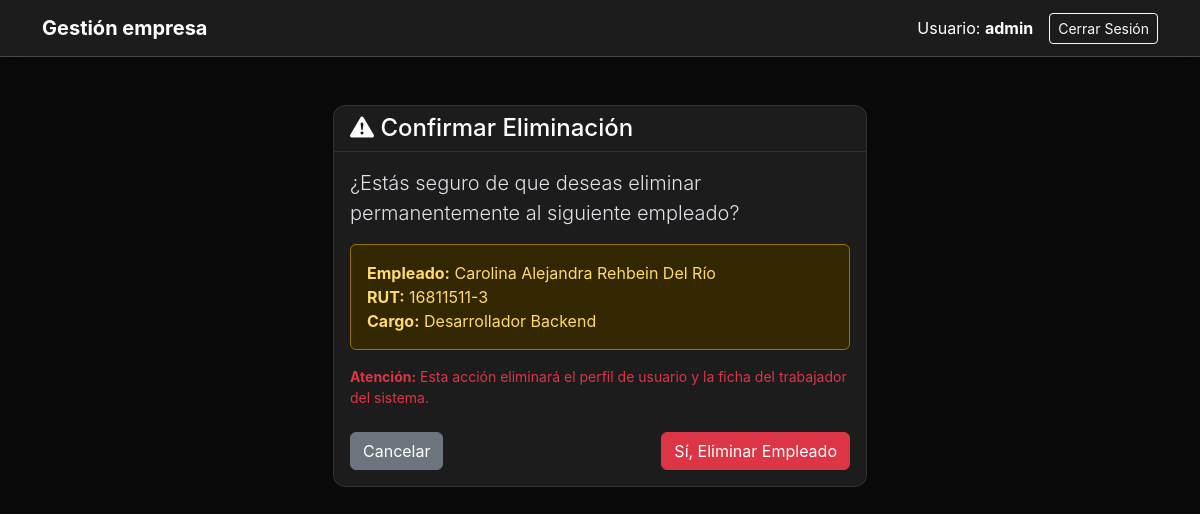
The app's page /personal/empleados/4/eliminar/ (signed in), older data.
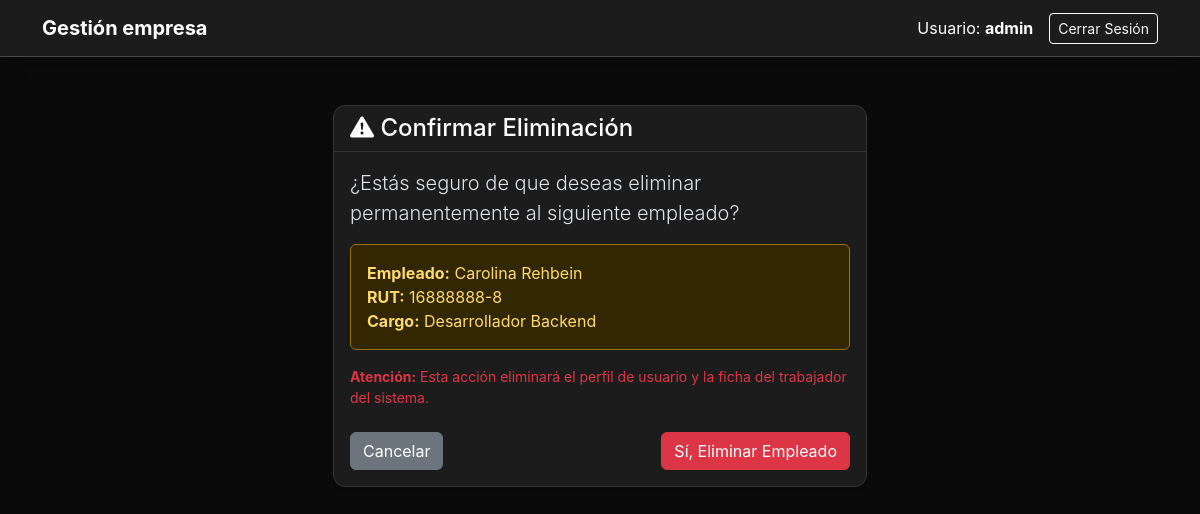
The same page, newer data.
### usuarios/models.py (models this page shows, shortened)
class Empleado(models.Model):
    id_empleado = models.AutoField(primary_key=True)
    user = models.OneToOneField(User, on_delete=models.CASCADE, related_name='empleado', null=True, blank=True)
    persona = models.OneToOneField(Persona, on_delete=models.CASCADE, related_name='empleado', null=True, blank=True)
    id_cargo = models.ForeignKey(Cargo, on_delete=models.SET_NULL, null=True, db_column='id_cargo', related_name='empleados')
    id_rol = models.ForeignKey(Rol, on_delete=models.PROTECT, null=True, blank=True, db_column='id_rol', related_name='empleados')
    fecha_contratacion = models.DateField(auto_now_add=True)
    salario = models.DecimalField(max_digits=10, decimal_places=2, null=True, blank=True)
    activo = models.BooleanField(default=True)

class Persona(models.Model):
    rut = models.CharField(max_length=12, primary_key=True, help_text="Formato: 12345678-9")
    nombres = models.CharField(max_length=100)
    apellidos = models.CharField(max_length=100)
    email = models.EmailField(unique=True)
    telefono = models.CharField(max_length=20, blank=True, null=True)
    fecha_nacimiento = models.DateField(blank=True, null=True)
    fecha_creacion = models.DateTimeField(auto_now_add=True)

class Cargo(models.Model):
    id_cargo = models.AutoField(primary_key=True)
    id_departamento = models.ForeignKey(Departamento, on_delete=models.CASCADE, db_column='id_departamento', related_name='cargos')
    nombre = models.CharField(max_length=100)
    descripcion = models.CharField(max_length=255, blank=True, null=True)

### usuarios/views.py (the view, shortened to what this page needs)
# urls.py: path('personal/empleados/<int:empleado_id>/eliminar/', views.eliminar_empleado, name='eliminar_empleado'),
@login_required
def eliminar_empleado(request, empleado_id):
    if not es_administrador(request.user):
        messages.error(request, "Acceso no autorizado: Solo Administradores pueden eliminar empleados.")
        return redirect('dashboard')
    empleado_target = get_object_or_404(Empleado, id_empleado=empleado_id)
    return render(request, 'usuarios/eliminar_empleado.html', {
        'empleado': empleado_target
    })

### usuarios/views.py (called while the page is built)
def es_administrador(user):
    empleado = getattr(user, 'empleado', None)
    return bool(empleado and empleado.id_rol and empleado.id_rol.nombre_rol.upper() == 'ADMIN')

### usuarios/templates/usuarios/eliminar_empleado.html (shortened to what this page needs)
{% extends 'usuarios/base.html' %}
{% block content %}
<div class="container py-4">
    <div class="row justify-content-center">
        <div class="col-md-6">
            <div class="card border-danger shadow-sm">
                <div class="card-header bg-danger text-white">
                    <h4 class="mb-0"><i class="bi bi-exclamation-triangle-fill"></i> Confirmar Eliminación</h4>
                </div>
                <div class="card-body">
                    <p class="lead">¿Estás seguro de que deseas eliminar permanentemente al siguiente empleado?</p>
                    <div class="alert alert-warning">
                        <strong>Empleado:</strong> {{ empleado.persona.nombres }} {{ empleado.persona.apellidos }}<br>
                        <strong>RUT:</strong> {{ empleado.persona.rut }}<br>
                        <strong>Cargo:</strong> {{ empleado.id_cargo.nombre }}
                    </div>
                    <p class="text-danger small">
                        <strong>Atención:</strong> Esta acción eliminará el perfil de usuario y la ficha del trabajador del sistema.
                    </p>
                    <form method="POST">
                        <div class="d-flex justify-content-between mt-4">
                            <a href="{% url 'listar_empleados' %}" class="btn btn-secondary">
                                Cancelar
                            </a>
                            <button type="submit" class="btn btn-danger">
                                Sí, Eliminar Empleado
                            </button>
                        </div>
                    </form>
                </div>
            </div>
        </div>
    </div>
</div>
{% endblock %}

Row changes from the older to the newer data that the page shows:
changed Empleado "Desarrollador Backend": persona.nombres "Carolina Alejandra" → "Carolina"; persona.apellidos "Rehbein Del Río" → "Rehbein"; persona.rut "16811511-3" → "16888888-8"
